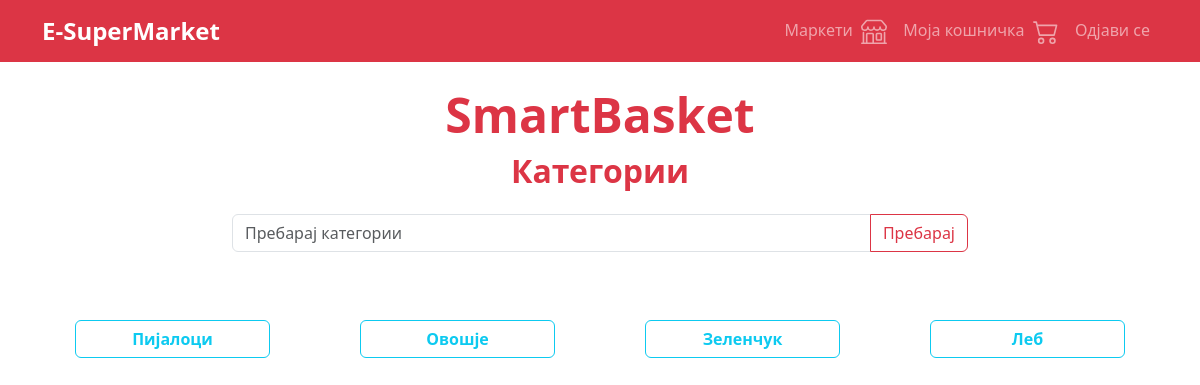
Page /categories/1 (signed in) on the committed database.
### SmartBasket/models.py (models this page shows, shortened)
class Category(models.Model):
    name = models.CharField(max_length=100)
    market = models.ForeignKey(Market, on_delete=models.CASCADE)

### SmartBasket/views.py (the view)
# urls.py: path('categories/<str:market_id>', list_categories_for_market, name='categories'),
def list_categories_for_market(request, market_id):
    search = request.GET.get('search')
    if not Market.objects.filter(id=market_id).exists():
        return redirect('/markets')
    market = Market.objects.get(id=market_id)
    if search is None or search == '':
        categories = Category.objects.filter(market=market).all()
    else:
        categories = Category.objects.filter(market=market, name__icontains=search).all()
    return render(request, 'list_categories_for_market.html',
                  {'categories': categories, 'market': market, 'search': search})

### templates/list_categories_for_market.html (shortened to what this page needs)
{% extends "customer_base.html" %}
{% block content %}
    <div class="container mt-4">
        <div class="row">
            <div class="col-md-12 text-center">
                <h1 class="display-5 text-danger fw-bold">SmartBasket</h1>
            </div>
        </div>
        <div class="row">
            <div class="col-md-12 text-center">
                <h2 class="text-danger fw-bold">Категории</h2>
            </div>
        </div>
        <div class="row justify-content-center mt-3">
            <div class="col-md-8">
                <form action="/categories/{{ market.id }}" method="GET">
                    <div class="input-group mb-3">
                        {% if not search %}
                            <input type="text" class="form-control" placeholder="Пребарај категории" name="search" />
                        {% endif %}
                        <button class="btn btn-outline-danger" type="submit" id="button-addon2">Пребарај</button>
                    </div>
                </form>
            </div>
        </div>
        <div class="row mt-1 mb-5">
            {% for c in categories %}
                <div class="col-md-3 mt-5 text-center">
                   <div class="w-75 ms-auto me-auto">
                        <a class="btn btn-outline-info w-100 fw-bold" href="/products/{{ c.id }}">{{ c.name }}</a>
                   </div>
                </div>
            {% endfor %}
        </div>
    </div>
{% endblock %}

### rows in the picture
Category: name "Пијалоци"
Category: name "Овошје"
Category: name "Зеленчук"
Category: name "Леб"
